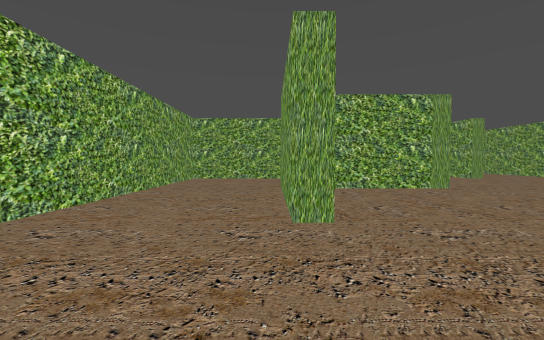
View 1 (above)

18 first-person views from a walk through a 3-D level made in the Godot game engine. The camera is 1.5 m above the floor, tilts 2° down and sees 90° across. The floor is counted in squares, 2 m on a side. Each view is taken from the middle of a square. On the plan, view 1 faces up. The plan holds only what a view shows up to about 10 squares ahead; the rest is blank. The place goes on beyond the plan.

View 2
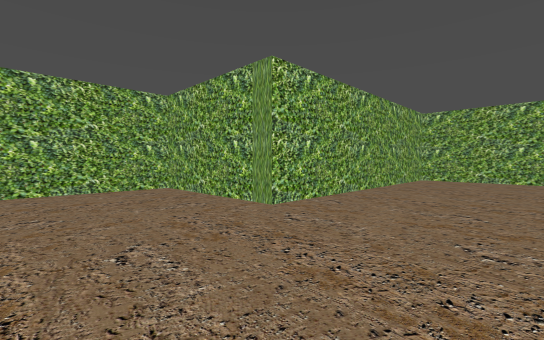

View 3
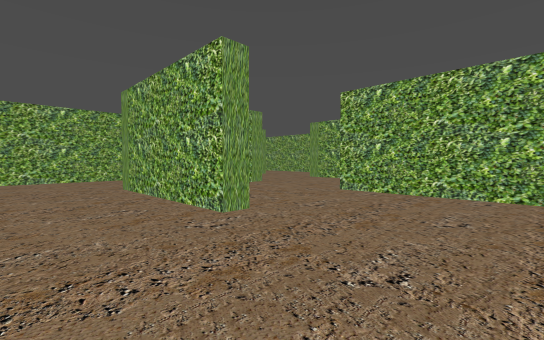

View 4
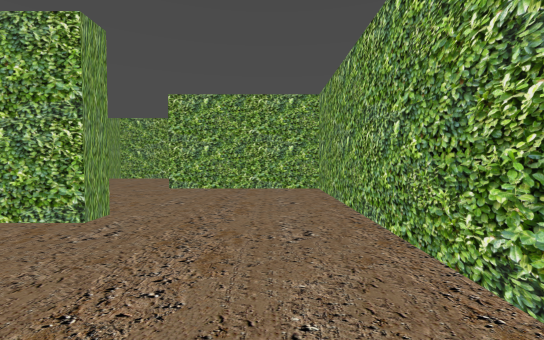

View 5
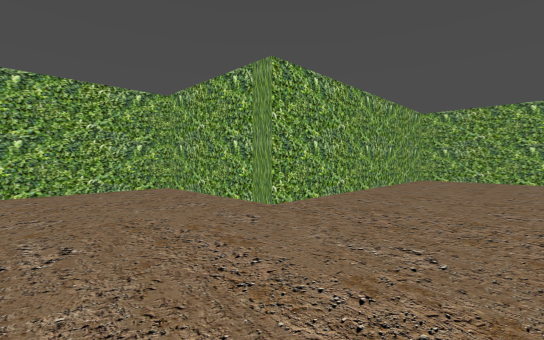

View 6
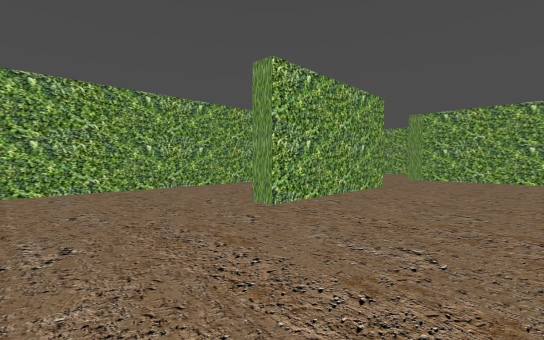

View 7
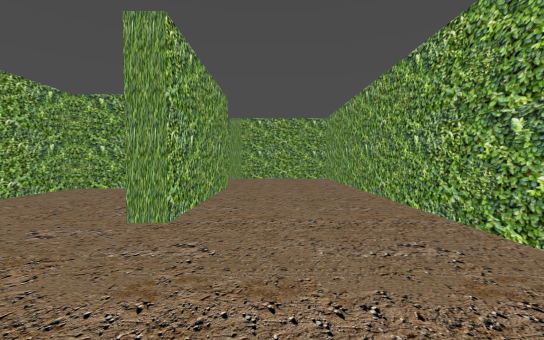

View 8
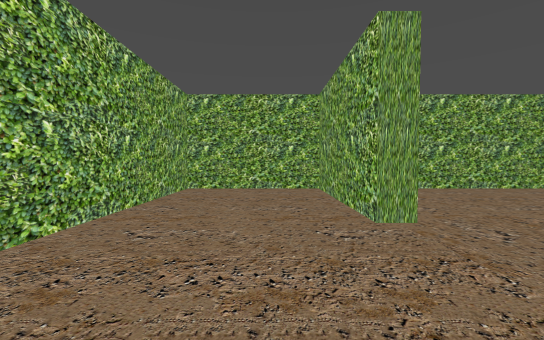

View 9
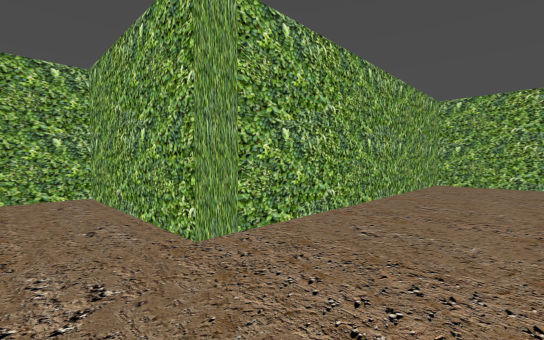

View 10
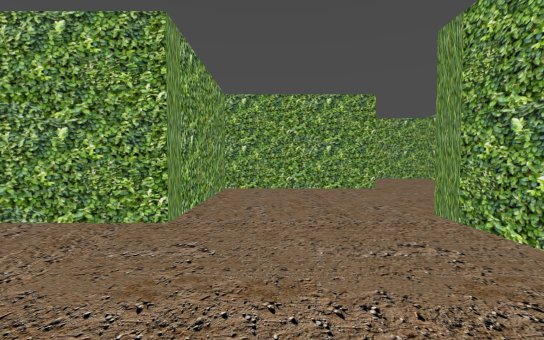

View 11
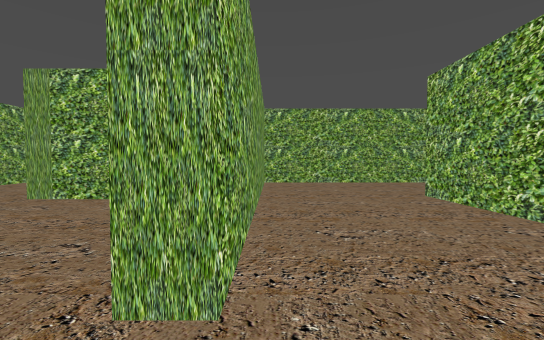

View 12
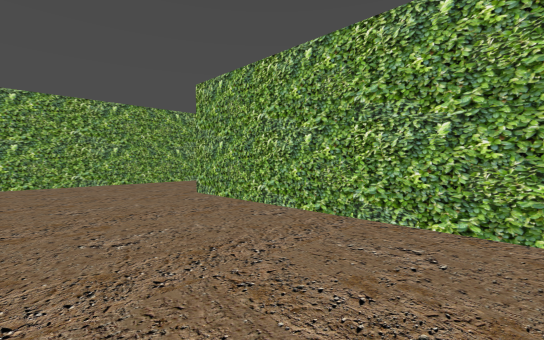

View 13
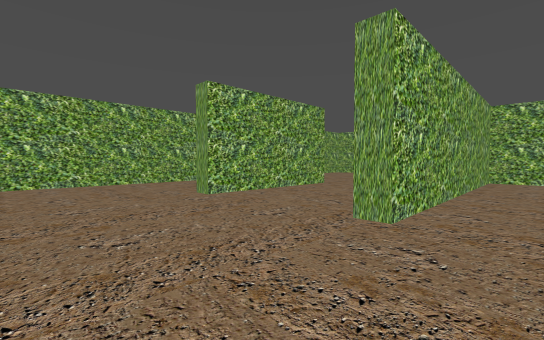

View 14
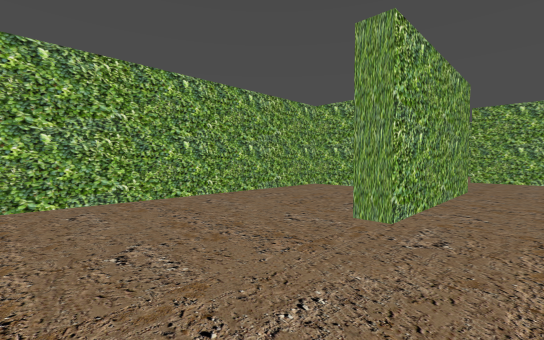

View 15
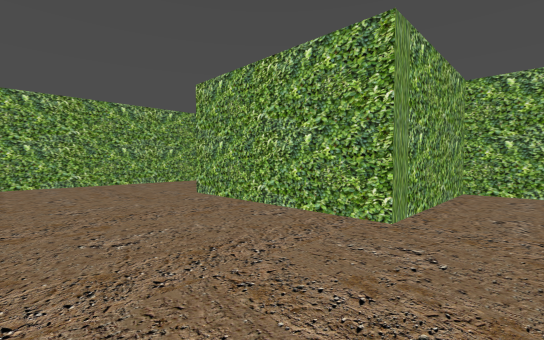

View 16
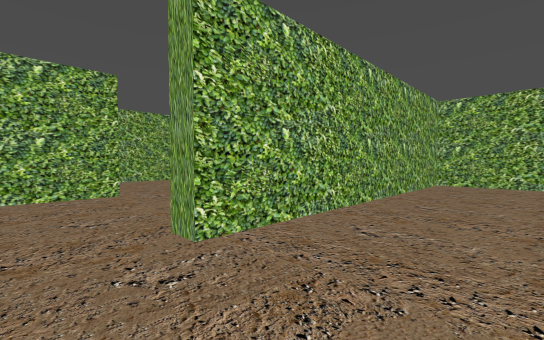

View 17
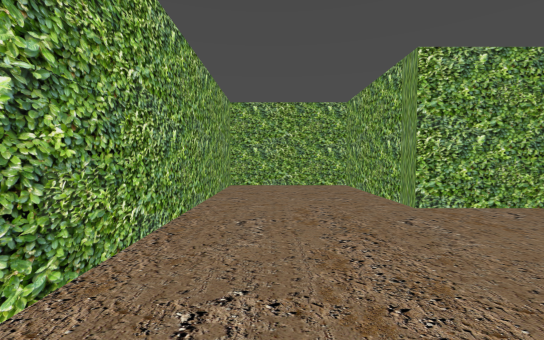

View 18
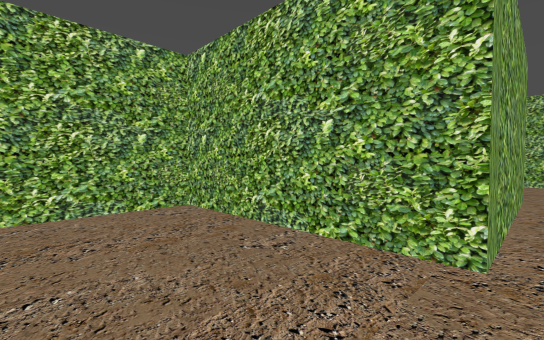

### Floor plan
Points are (right, up) in squares from view 1. A wall is a line through its corners. A room is listed if a view was taken in it or the views show most of it. See-through windows are left out.
Room 1 (views 1, 2, 3, 4, 5, 6, 7, 8, 9, 10, 17, 18)
walls: (1, 11.3) (-2.9, 11.3); (0.9, 3.3) (0.3, 3.3) (0.3, 7.7) (4.2, 7.7) (4.2, 10.1); (-3.2, 10.9) (-3.2, 3.3) (-7.2, 3.3) (-7.2, -0.3) (4.2, -0.3) (4.2, 3.8) (4.8, 3.8) (4.8, -0.3) (8.2, -0.3) (8.2, 7.7) (12.3, 7.7) (12.3, 18.1); (8.1, 15.3) (4.8, 15.3) (4.8, 7.3) (0.7, 7.3) (0.7, 3.9); (4.8, 19.8) (4.8, 15.8) (8.8, 15.8) (8.8, 11.3) (8.2, 11.3); (12.1, 19.3) (8.2, 19.3) (8.2, 21.1)
ways out: opening at (5, 20.5) to room 2
Room 2 (views 11, 12, 13, 14, 15, 16)
walls: (0.7, 21.5) (0.7, 15.3) (0.2, 15.3); (-5, 11.8) (4.2, 11.8) (4.2, 19.8) (4.8, 19.8); (-5.9, 19.3) (-7.2, 19.3) (-7.2, 11.9); (-7.2, 21.1) (-7.2, 19.8) (-3.2, 19.8) (-3.2, 15.3) (-3.8, 15.3)
ways out: opening at (5, 20.5) to room 1

Positions as (right, up) in squares from view 1, and headings:
1: (0, 0), facing up
2: (0, 0), facing up-left
3: (-2, 0), facing up-right
4: (-3, 1), facing right
5: (8, 4), facing up-left
6: (12, 8), facing up-left
7: (10, 8), facing up
8: (6, 7), facing down
9: (6, 9), facing down-right
10: (12, 17), facing left
11: (4, 21), facing down
12: (4, 21), facing down-left
13: (2, 12), facing up-left
14: (-2, 12), facing up-left
15: (0, 21), facing down-left
16: (2, 21), facing down-right
17: (1, 1), facing left
18: (0, 10), facing down-right
